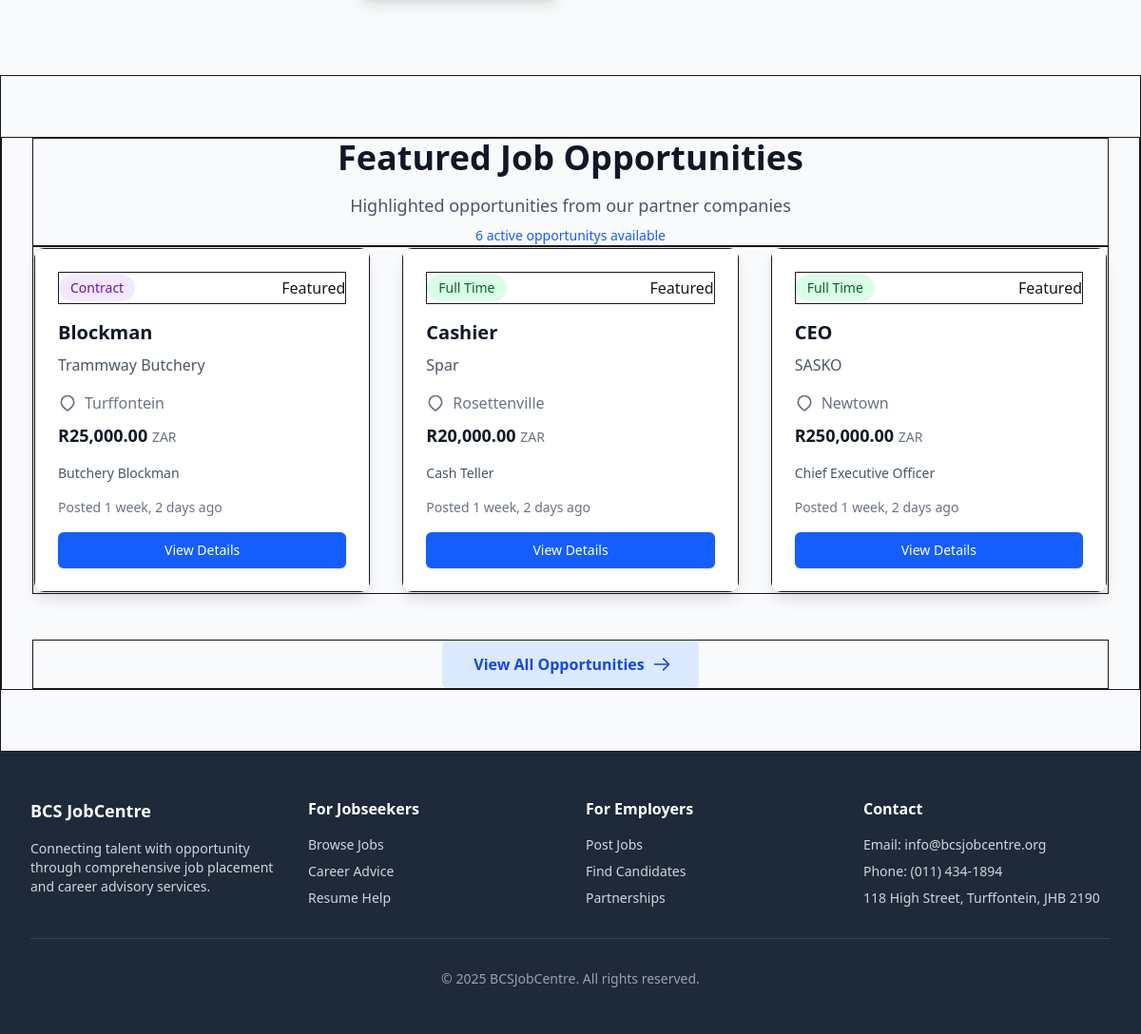
Before: / (lower part) with the older database file.
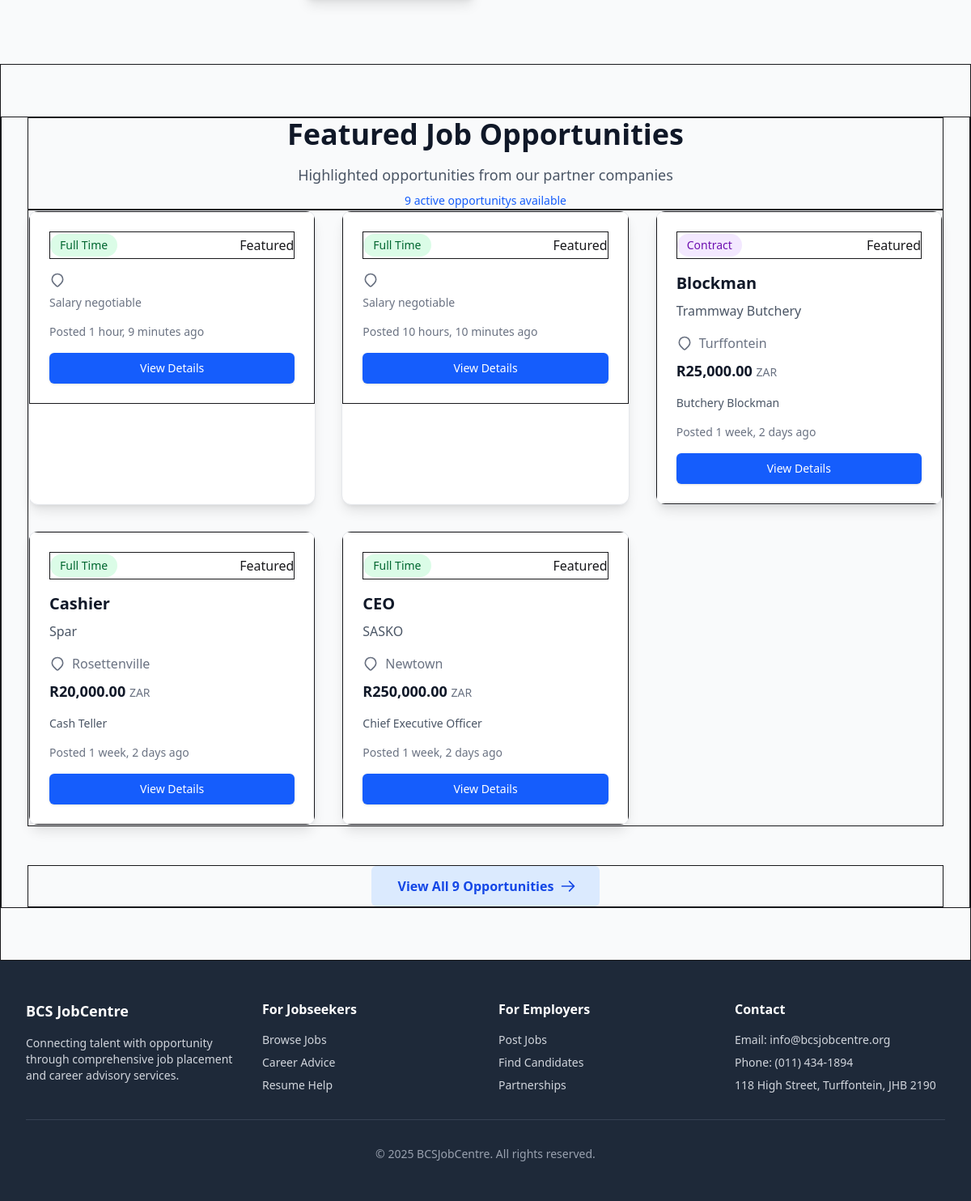
After: the same page with the newer database file.
### jobs/models.py (models this page shows, shortened)
class Vacancy(models.Model):
    title = models.CharField(max_length=255)
    attachment = models.FileField(upload_to="vacancy_uploads/", blank=True, null=True)
    JOB_TYPES = [
        ('full_time', 'Full Time'),
        ('part_time', 'Part Time'),
        ('contract', 'Contract'),
        ('internship', 'Internship'),
        ('remote', 'Remote'),
    ]
    CURRENCY_CHOICES = [
        ('ZAR', 'South African Rand (R)'),
        ('USD', 'US Dollar ($)'),
        ('EUR', 'Euro (€)'),
        ('GBP', 'British Pound (£)'),
    ]
    title = models.CharField(max_length=200, blank=True)
    company = models.CharField(max_length=200, blank=True)
    description = models.TextField(blank=True)
    location = models.CharField(max_length=100, blank=True)
    salary = models.CharField(max_length=100, blank=True)
    salary_min = models.DecimalField(max_digits=10, decimal_places=2, blank=True, null=True)
    salary_max = models.DecimalField(max_digits=10, decimal_places=2, blank=True, null=True)
    currency = models.CharField(max_length=3, choices=CURRENCY_CHOICES, default='ZAR')
    job_type = models.CharField(max_length=20, choices=JOB_TYPES, default='full_time')
    requirements = models.TextField(blank=True)
    benefits = models.TextField(blank=True)
    application_email = models.EmailField(blank=True)
    application_url = models.URLField(blank=True)
    is_featured = models.BooleanField(default=False)
    is_active = models.BooleanField(default=True)
    posted_date = models.DateTimeField(auto_now_add=True)
    closing_date = models.DateField(blank=True, null=True)
    attachment = models.FileField(
        upload_to='vacancies/%Y/%m/%d/',
        blank=True,
        null=True,
        validators=[
            FileExtensionValidator(allowed_extensions=['pdf', 'png', 'jpg', 'jpeg', 'gif']),
            validate_file_size
        ]
    )
    is_upload_only = models.BooleanField(default=False)

### jobs/views.py (the view)
# urls.py: path("", home, name="home"),
def home(request):
    total_active_jobs = Vacancy.objects.filter(is_active=True).count()
    if total_active_jobs == 0:
        featured_vacancies = []
        section_title = "Featured Job Opportunities"
        section_description = "No job opportunities available yet"
    else:
        featured_vacancies = Vacancy.objects.filter(is_active=True, is_featured=True).order_by('-posted_date')[:6]
        if featured_vacancies.exists():
            section_title = "Featured Job Opportunities"
            section_description = "Highlighted opportunities from our partner companies"
        else:
            featured_vacancies = Vacancy.objects.filter(is_active=True).order_by('-posted_date')[:6]
            section_title = "Recent Job Opportunities"
            section_description = "Latest opportunities from our partner companies"
    context = {
        'featured_vacancies': featured_vacancies,
        'section_title': section_title,
        'section_description': section_description,
        'total_active_jobs': total_active_jobs,
    }
    return render(request, 'jobs/home.html', context)

### jobs/templatetags/currency_filters.py (called while the page is built)
@register.filter
def format_zar(value):
    if not value:
        return "Salary negotiable"
    value = str(value)
    if value.startswith('R'):
        return value
    if value.startswith('$'):
        return value.replace('$', 'R')
    if any(symbol in value for symbol in ['€', '£', 'USD', 'EUR', 'GBP']):
        return f"R{value} (converted)"
    return f"R{value}"

### templates/jobs/home.html (shortened to what the changed rows need)
{% extends 'base.html' %}
{% load currency_filters %}
{% block content %}
<div class="bg-gray-50 py-16 border border-gray-100 ">
    <div class="max-w-7xl mx-auto px-4 sm:px-6 lg:px-8 border border-gray-100">
        <div class="text-center mb-12 border border-gray-100">
            <h2 class="text-3xl font-bold text-gray-900 sm:text-4xl">
                {{ section_title }}
            </h2>
            <p class="mt-4 text-lg text-gray-600">
                {{ section_description }}
            </p>
            {% if total_active_jobs > 0 %}
            <p class="mt-2 text-sm text-blue-600 font-medium">
                {{ total_active_jobs }} active opportunity{{ total_active_jobs|pluralize }} available
            </p>
            {% endif %}
        </div>
        <div class="grid gap-8 md:grid-cols-2 lg:grid-cols-3 border border-gray-100">
            {% for vacancy in featured_vacancies %}
            <div class="bg-white rounded-xl shadow-lg overflow-hidden border border-gray-200 hover:shadow-xl transition-all duration-300 transform hover:-translate-y-1 border border-gray-100 hover:scale-105 card-hover">
                <div class="p-6 border border-gray-100">
                    <div class="flex items-center justify-between mb-4 border border-gray-100 ">
                        <span class="inline-flex items-center px-3 py-1 rounded-full text-sm font-medium
                                    {% if vacancy.job_type == 'full_time' %}bg-green-100 text-green-800
                                    {% elif vacancy.job_type == 'part_time' %}bg-blue-100 text-blue-800
                                    {% elif vacancy.job_type == 'contract' %}bg-purple-100 text-purple-800
                                    {% elif vacancy.job_type == 'remote' %}bg-orange-100 text-orange-800
                                    {% else %}bg-gray-100 text-gray-800{% endif %}">
                            {{ vacancy.get_job_type_display }}
                        </span>
                        {% if vacancy.is_featured %}
                        <span class="inline-flex items-center px-2 py-1 rounded-full text-xs font-medium bg-yellow-100 text-yellow-800">
                            Featured
                        </span>
                        {% endif %}
                    </div>
                    <h3 class="text-xl font-semibold text-gray-900 mb-2 hover:text-blue-600 transition-colors duration-200">
                        <a href="{% url 'jobs:vacancy_detail' vacancy.id %}">
                            {{ vacancy.title }}
                        </a>
                    </h3>
                    <p class="text-gray-600 font-medium mb-4">{{ vacancy.company }}</p>
                    <div class="space-y-2 mb-4">
                        <div class="flex items-center text-gray-500">
                            <svg class="h-5 w-5 mr-2" fill="none" viewBox="0 0 24 24" stroke="currentColor">
                                <path stroke-linecap="round" stroke-linejoin="round" stroke-width="2" d="M17.657 16.657L13.414 20.9a1.998 1.998 0 01-2.827 0l-4.244-4.243a8 8 0 1111.314 0z"/>
                            </svg>
                            <span>{{ vacancy.location }}</span>
                        </div>
{% if vacancy.salary %}
<div class="mb-4">
    <span class="text-lg font-bold text-gray-900">
        {{ vacancy.salary|format_zar }}
    </span>
    <span class="text-sm text-gray-500 ml-1">ZAR</span>
</div>
{% else %}
<div class="text-gray-500 text-sm">
    Salary negotiable
</div>
{% endif %}
                    </div>
                    <p class="text-gray-600 text-sm mb-4 line-clamp-3">
                        {{ vacancy.description|truncatewords:25 }}
                    </p>
                    <div class="flex items-center justify-between text-sm text-gray-500 mb-4">
                        <span>Posted {{ vacancy.posted_date|timesince }} ago</span>
                    </div>
                    <a href="{% url 'jobs:vacancy_detail' vacancy.id %}"
                       class="w-full inline-flex justify-center items-center px-4 py-2 border border-transparent text-sm font-medium rounded-md shadow-sm text-white bg-blue-600 hover:bg-blue-700 focus:outline-none focus:ring-2 focus:ring-offset-2 focus:ring-blue-500 transition-colors duration-200">
                        View Details
                    </a>
                </div>
            </div>
            {% endfor %}
        </div>
        {% if featured_vacancies and total_active_jobs > 6 %}
        <div class="mt-12 text-center border border-white/50">
            <a href="{% url 'jobs:vacancy_list' %}"
               class="inline-flex items-center px-8 py-3 border border-transparent text-base font-medium rounded-md text-blue-700 bg-blue-100 hover:bg-blue-200 transition-colors duration-200 font-semibold border border-white/50">
                View All {{ total_active_jobs }} Opportunities
                <svg class="ml-2 -mr-1 h-5 w-5" fill="none" viewBox="0 0 24 24" stroke="currentColor">
                    <path stroke-linecap="round" stroke-linejoin="round" stroke-width="2" d="M14 5l7 7m0 0l-7 7m7-7H3"/>
                </svg>
            </a>
        </div>
        {% elif featured_vacancies %}
        <div class="mt-12 text-center border border-white/50">
            <a href="{% url 'jobs:vacancy_list' %}"
               class="inline-flex items-center px-8 py-3 border border-transparent text-base font-medium rounded-md text-blue-700 bg-blue-100 hover:bg-blue-200 transition-colors duration-200 font-semibold border border-white/50">
                View All Opportunities
                <svg class="ml-2 -mr-1 h-5 w-5" fill="none" viewBox="0 0 24 24" stroke="currentColor">
                    <path stroke-linecap="round" stroke-linejoin="round" stroke-width="2" d="M14 5l7 7m0 0l-7 7m7-7H3"/>
                </svg>
            </a>
        </div>
        {% endif %}
    </div>
</div>
{% endblock %}

Changed rows visible on the page:
added Vacancy: job_type "Full Time", is_featured "Featured", salary "Salary negotiable", posted_date "1 hour, 9 minutes"
added Vacancy: job_type "Full Time", is_featured "Featured", salary "Salary negotiable", posted_date "10 hours, 10 minutes"
Other visible differences:
{{ total_active_jobs }}: "6" → "9"
{{ total_active_jobs }}: (not shown) → "9"
text no longer shown: "View All Opportunities"
text now shown: "View All Opportunities"
